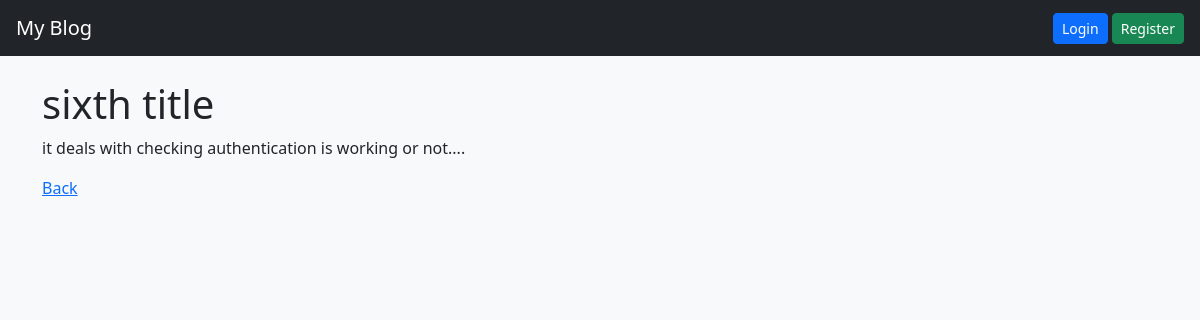
Screenshot of /post/6/edit/ with the database file from the repository.
### blog/models.py (models this page shows, shortened)
class Post(models.Model):
    title = models.CharField(max_length=200)
    content = models.TextField()
    published = models.BooleanField(default=False)
    created = models.DateTimeField(auto_now_add=True)
    author = models.ForeignKey(User, on_delete=models.CASCADE, null=True)
    image = models.ImageField(upload_to='post_images/', blank=True, null=True)

### blog/views.py (the view)
# urls.py: path('post/<int:id>/edit/', views.post_detail, name='post_detail'),
def post_detail(request, id):
    post = get_object_or_404(Post, id=id)
    return render(request, 'blog/post_detail.html', {'post': post})

### blog/templates/blog/post_detail.html
{% extends 'blog/base.html' %}
{% block content %}
<h1>{{ post.title }}</h1>
<p>{{ post.content }}</p>
<a href="{% url 'home' %}">Back</a>
{% endblock %}

### rows the page displays
Post: title "sixth title", content "it deals with checking authentication is working or not...."
